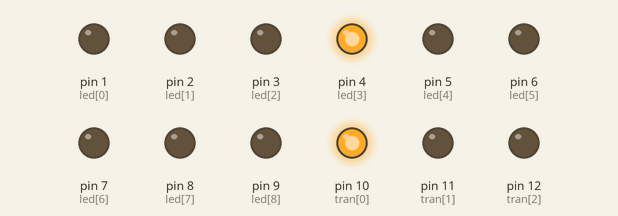
A sketch run on a simulated Arduino Uno, built with avr-gcc and run on an emulated ATmega328P. On the bench: output pins drawn as LEDs (lit = HIGH).

Above: at 0.1 s.
Timing chart, 0 to 1.6 s (numbered marks = the images above):
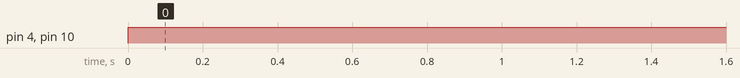

Measured:
- by itself, pin 4 (led[3]), pin 10 (tran[0]): LOW → HIGH at 0.00 s

The sketch:

Light_one_LED.ino
```cpp
int led[9] = {1,2,3,4,5,6,7,8,9};
int tran[3] = {10,11,12};
int switc = 13;

void setup(){

  int i;
  for( i = 0 ; i < 9 ; i++){
    pinMode(led[i],OUTPUT);
  }
  for( i = 0 ; i < 3 ; i++){
   pinMode(tran[i],OUTPUT);
  }
  pinMode(switc,INPUT);

}

void loop(){

  light(3);

  // bottom corner led (I think ;) )
  /*
  digitalWrite(tran1,High);
  digitalWrite(tran2,LOW);
  digitalWrite(tran3,LOW);
  digitalWrite(led1,HIGH);
  digitalWrite(led2,LOW);
  digitalWrite(led3,LOW);
  digitalWrite(led4,LOW);
  digitalWrite(led5,LOW);
  digitalWrite(led6,LOW);
  digitalWrite(led7,LOW);
  digitalWrite(led8,LOW);
  digitalWrite(led9,LOW);
  */
}

void light(int no){

  for(int i = 0 ; i < 10 ; i++){
    if( i != (no%9) ){
    digitalWrite(led[i],LOW);
    }
  }
  digitalWrite(led[no%9],HIGH);

  if(no <= 9){
    digitalWrite(tran[0],HIGH);
    digitalWrite(tran[1],LOW);
    digitalWrite(tran[2],LOW);
  }

  if(no > 9 && no <= 18){
    digitalWrite(tran[0],LOW);
    digitalWrite(tran[1],HIGH);
    digitalWrite(tran[2],LOW);
  }

  if(no > 18 && no <= 27){
    digitalWrite(tran[0],LOW);
    digitalWrite(tran[1],LOW);
    digitalWrite(tran[2],HIGH);
  }
 }
```
